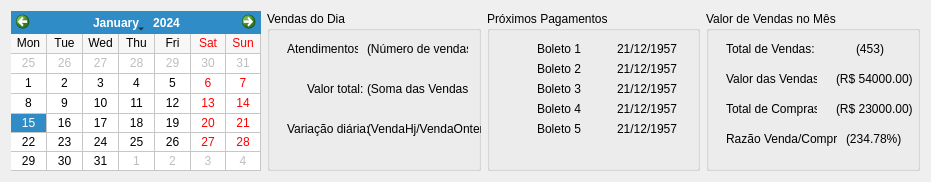
      <widget class="QWidget" name="layoutWidget">
       <property name="geometry">
        <rect>
         <x>10</x>
         <y>450</y>
         <width>931</width>
         <height>171</height>
        </rect>
       </property>
       <layout class="QHBoxLayout" name="horizontalLayout_2">
        <item>
         <widget class="QCalendarWidget" name="calendarWidget">
          <property name="maximumSize">
           <size>
            <width>250</width>
            <height>16777215</height>
           </size>
          </property>
          <property name="gridVisible">
           <bool>true</bool>
          </property>
          <property name="verticalHeaderFormat">
           <enum>QCalendarWidget::NoVerticalHeader</enum>
          </property>
         </widget>
        </item>
        <item>
         <layout class="QHBoxLayout" name="horizontalLayout">
          <item>
           <widget class="QGroupBox" name="VendasMes">
            <property name="minimumSize">
             <size>
              <width>80</width>
              <height>160</height>
             </size>
            </property>
            <property name="title">
             <string>Vendas do Dia</string>
            </property>
            <widget class="QLabel" name="label_2">
             <property name="geometry">
              <rect>
               <x>20</x>
               <y>30</y>
               <width>71</width>
               <height>16</height>
              </rect>
             </property>
             <property name="text">
              <string>Atendimentos:</string>
             </property>
            </widget>
            <widget class="QLabel" name="label_3">
             <property name="geometry">
              <rect>
               <x>40</x>
               <y>70</y>
               <width>71</width>
               <height>16</height>
              </rect>
             </property>
             <property name="text">
              <string>Valor total:</string>
             </property>
            </widget>
            <widget class="QLabel" name="label_4">
             <property name="geometry">
              <rect>
               <x>100</x>
               <y>30</y>
               <width>101</width>
               <height>16</height>
              </rect>
             </property>
             <property name="text">
              <string>(Número de vendas)</string>
             </property>
            </widget>
            <widget class="QLabel" name="label_5">
             <property name="geometry">
              <rect>
               <x>100</x>
               <y>70</y>
               <width>101</width>
               <height>16</height>
              </rect>
             </property>
             <property name="text">
              <string>(Soma das Vendas)</string>
             </property>
            </widget>
            <widget class="QLabel" name="label_6">
             <property name="geometry">
              <rect>
               <x>20</x>
               <y>110</y>
               <width>81</width>
               <height>16</height>
              </rect>
             </property>
             <property name="text">
              <string>Variação diária:</string>
             </property>
            </widget>
            <widget class="QLabel" name="label_7">
             <property name="geometry">
              <rect>
               <x>100</x>
               <y>110</y>
               <width>121</width>
               <height>16</height>
              </rect>
             </property>
             <property name="text">
              <string>(VendaHj/VendaOntem)</string>
             </property>
            </widget>
           </widget>
          </item>
          <item>
           <widget class="QGroupBox" name="VendasDiarias">
            <property name="title">
             <string>Próximos Pagamentos</string>
            </property>
            <widget class="QLabel" name="label_8">
             <property name="geometry">
              <rect>
               <x>50</x>
               <y>30</y>
               <width>71</width>
               <height>16</height>
              </rect>
             </property>
             <property name="text">
              <string>Boleto 1</string>
             </property>
            </widget>
            <widget class="QLabel" name="label_9">
             <property name="geometry">
              <rect>
               <x>50</x>
               <y>50</y>
               <width>71</width>
               <height>16</height>
              </rect>
             </property>
             <property name="text">
              <string>Boleto 2</string>
             </property>
            </widget>
            <widget class="QLabel" name="label_10">
             <property name="geometry">
              <rect>
               <x>50</x>
               <y>70</y>
               <width>71</width>
               <height>16</height>
              </rect>
             </property>
             <property name="text">
              <string>Boleto 3</string>
             </property>
            </widget>
            <widget class="QLabel" name="label_11">
             <property name="geometry">
              <rect>
               <x>50</x>
               <y>90</y>
               <width>71</width>
               <height>16</height>
              </rect>
             </property>
             <property name="text">
              <string>Boleto 4</string>
             </property>
            </widget>
            <widget class="QLabel" name="label_12">
             <property name="geometry">
              <rect>
               <x>50</x>
               <y>110</y>
               <width>71</width>
               <height>16</height>
              </rect>
             </property>
             <property name="text">
              <string>Boleto 5</string>
             </property>
            </widget>
            <widget class="QLabel" name="label_13">
             <property name="geometry">
              <rect>
               <x>130</x>
               <y>30</y>
               <width>71</width>
               <height>16</height>
              </rect>
             </property>
             <property name="text">
              <string>21/12/1957</string>
             </property>
            </widget>
            <widget class="QLabel" name="label_14">
             <property name="geometry">
              <rect>
               <x>130</x>
               <y>50</y>
               <width>71</width>
               <height>16</height>
              </rect>
             </property>
             <property name="text">
              <string>21/12/1957</string>
             </property>
            </widget>
            <widget class="QLabel" name="label_15">
             <property name="geometry">
              <rect>
               <x>130</x>
               <y>70</y>
               <width>71</width>
               <height>16</height>
              </rect>
             </property>
             <property name="text">
              <string>21/12/1957</string>
             </property>
            </widget>
            <widget class="QLabel" name="label_16">
             <property name="geometry">
              <rect>
               <x>130</x>
               <y>90</y>
               <width>71</width>
               <height>16</height>
              </rect>
             </property>
             <property name="text">
              <string>21/12/1957</string>
             </property>
            </widget>
            <widget class="QLabel" name="label_17">
             <property name="geometry">
              <rect>
               <x>130</x>
               <y>110</y>
               <width>71</width>
               <height>16</height>
              </rect>
             </property>
             <property name="text">
              <string>21/12/1957</string>
             </property>
            </widget>
           </widget>
          </item>
          <item>
           <widget class="QGroupBox" name="ProxPgtos">
            <property name="title">
             <string>Valor de Vendas no Mês</string>
            </property>
            <widget class="QLabel" name="label_18">
             <property name="geometry">
              <rect>
               <x>20</x>
               <y>30</y>
               <width>91</width>
               <height>16</height>
              </rect>
             </property>
             <property name="text">
              <string>Total de Vendas:</string>
             </property>
            </widget>
            <widget class="QLabel" name="label_19">
             <property name="geometry">
              <rect>
               <x>20</x>
               <y>60</y>
               <width>91</width>
               <height>16</height>
              </rect>
             </property>
             <property name="text">
              <string>Valor das Vendas:</string>
             </property>
            </widget>
            <widget class="QLabel" name="label_20">
             <property name="geometry">
              <rect>
               <x>20</x>
               <y>90</y>
               <width>91</width>
               <height>16</height>
              </rect>
             </property>
             <property name="text">
              <string>Total de Compras:</string>
             </property>
            </widget>
            <widget class="QLabel" name="label_21">
             <property name="geometry">
              <rect>
               <x>20</x>
               <y>120</y>
               <width>111</width>
               <height>16</height>
              </rect>
             </property>
             <property name="text">
              <string>Razão Venda/Compra:</string>
             </property>
            </widget>
            <widget class="QLabel" name="label_22">
             <property name="geometry">
              <rect>
               <x>150</x>
               <y>30</y>
               <width>91</width>
               <height>16</height>
              </rect>
             </property>
             <property name="text">
              <string>(453)</string>
             </property>
            </widget>
            <widget class="QLabel" name="label_23">
             <property name="geometry">
              <rect>
               <x>130</x>
               <y>60</y>
               <width>91</width>
               <height>16</height>
              </rect>
             </property>
             <property name="text">
              <string>(R$ 54000.00)</string>
             </property>
            </widget>
            <widget class="QLabel" name="label_24">
             <property name="geometry">
              <rect>
               <x>130</x>
               <y>90</y>
               <width>91</width>
               <height>16</height>
              </rect>
             </property>
             <property name="text">
              <string>(R$ 23000.00)</string>
             </property>
            </widget>
            <widget class="QLabel" name="label_25">
             <property name="geometry">
              <rect>
               <x>140</x>
               <y>120</y>
               <width>91</width>
               <height>16</height>
              </rect>
             </property>
             <property name="text">
              <string>(234.78%)</string>
             </property>
            </widget>
           </widget>
          </item>
         </layout>
        </item>
       </layout>
      </widget>
